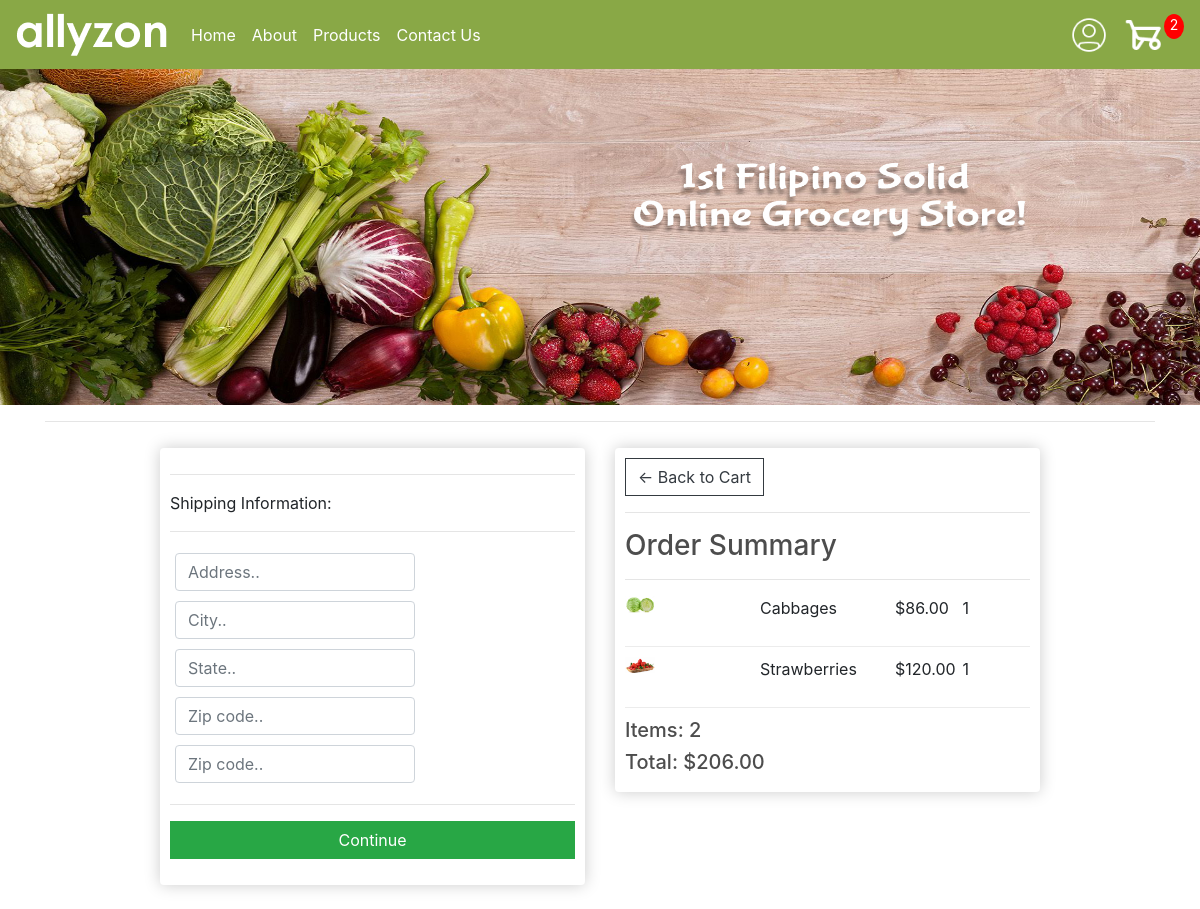
Screenshot of /checkout/ (signed in) with the database file from the repository.
### store/models.py (models this page shows, shortened)
class OrderItem(models.Model):
    product = models.ForeignKey(Product, on_delete=models.SET_NULL, null=True, blank=True)
    order = models.ForeignKey(Order, on_delete=models.SET_NULL, null=True, blank=True)
    quantity = models.IntegerField(default=0, null=True, blank=True)
    date_added = models.DateTimeField(auto_now_add=True)
    @property
    def get_total(self):
        total = self.product.price * self.quantity
        return total

class Product(models.Model):
    name = models.CharField(max_length=200)
    price = models.DecimalField(max_digits=7, decimal_places=2)
    digital = models.BooleanField(default=False, null=True, blank=True)
    image = models.ImageField(null=True, blank=True)
    @property
    def imageURL(self):
        try:
            url = self.image.url
        except:
            url = ''
        return url

class Order(models.Model):
    customer = models.ForeignKey(Customer, on_delete=models.SET_NULL, null=True, blank=True)
    date_ordered = models.DateTimeField(auto_now_add=True)
    complete = models.BooleanField(default=False)
    transation_id = models.CharField(max_length=100, null=True)
    @property
    def shipping(self):
        shipping = False
        orderitems = self.orderitem_set.all()
        for i in orderitems:
            if i.product.digital == False:
                shipping = True
        return shipping
    @property
    def get_cart_total(self):
        orderitems = self.orderitem_set.all()
        total = sum([item.get_total for item in orderitems])
        return total
    @property
    def get_cart_items(self):
        orderitems = self.orderitem_set.all()
        total = sum([item.quantity for item in orderitems])
        return total

### store/views.py (the view)
# urls.py: path('checkout/', views.checkout, name='checkout'),
@csrf_exempt
def checkout(request):
    data = cartData(request)
    cartItems = data['cartItems']
    order = data['order']
    items = data['items']
    context = {'items':items, 'order':order, 'cartItems':cartItems}
    return render(request, 'store/checkout.html', context)

### store/utils.py (called while the page is built)
def cartData(request):
    if request.user.is_authenticated:
        customer = request.user.customer
        order, created = Order.objects.get_or_create(customer=customer, complete=False)
        items = order.orderitem_set.all()
        cartItems = order.get_cart_items
    else:
        cookieData = cookieCart(request)
        cartItems = cookieData['cartItems']
        order = cookieData['order']
        items = cookieData['items']
    return {'cartItems':cartItems, 'order':order, 'items':items}

### store/templates/store/checkout.html (shortened to what this page needs)
{% extends 'store/main.html' %}
{% load static %}
{% block content %}
<div class="row">
    <div class="col-lg-6">
        <div class="box-element" id="form-wrapper">
            <form id="form">
                <div id="shipping-info">
                    <hr>
                    <p>Shipping Information:</p>
                    <hr>
                    <div class="form-field">
                        <input class="form-control" type="text" name="address" placeholder="Address..">
                    </div>
                    <div class="form-field">
                        <input class="form-control" type="text" name="city" placeholder="City..">
                    </div>
                    <div class="form-field">
                        <input class="form-control" type="text" name="state" placeholder="State..">
                    </div>
                    <div class="form-field">
                        <input class="form-control" type="text" name="zipcode" placeholder="Zip code..">
                    </div>
                    <div class="form-field">
                        <input class="form-control" type="text" name="country" placeholder="Zip code..">
                    </div>
                </div>
                <hr>
                <input id="form-button" class="btn btn-success btn-block" type="submit" value="Continue">
            </form>
        </div>
        <br>
    </div>
    <div class="col-lg-6">
        <div class="box-element">
            <a  class="btn btn-outline-dark" href="{% url 'cart' %}">&#x2190; Back to Cart</a>
            <hr>
            <h3>Order Summary</h3>
            <hr>
            {% for item in items %}
            <div class="cart-row">
                <div style="flex:2"><img class="row-image" src="{{ item.product.imageURL }}"></div>
                <div style="flex:2"><p>{{ item.product.name }}</p></div>
                <div style="flex:1"><p>${{ item.product.price }}</p></div>
                <div style="flex:1"><p>{{ item.quantity }}</p></div>
            </div>
            {% endfor %}
            <h5>Items: {{order.get_cart_items}}</h5>
            <h5>Total: ${{order.get_cart_total|floatformat:2}}</h5>
        </div>
    </div>
</div>
{% endblock %}

### static/css/main.css (style rules this page uses)
body { background-color: white; }
h1,h2,h3,h4,h5,h6 { color:hsl(0, 0%, 30%); }
.box-element { box-shadow:hsl(0, 0%, 80%) 0 0 16px; background-color: #fff; border-radius: 4px; padding: 10px; }
.col-lg-4, .col-lg-6, .col-lg-8, .col-lg-12 { margin-top: 10px; }
.btn { border-radius: 0; }
.row-image { width: 30px; }
.form-field { width:250px; display: inline-block; padding: 5px; }
.cart-row { display: flex; align-items: flex-stretch; padding-bottom: 10px; margin-bottom: 10px; border-bottom: 1px solid #ececec; }
.row { margin-right: 100px; margin-left: 100px; }

### rows the page displays
OrderItem: product.imageURL (picture), product.name "Cabbages", product.price "86.00", quantity "1"
OrderItem: product.imageURL (picture), product.name "Strawberries", product.price "120.00", quantity "1"
Order: get_cart_items "2", get_cart_total "206.00"

### other values shown
{{ cartItems }} "2"
